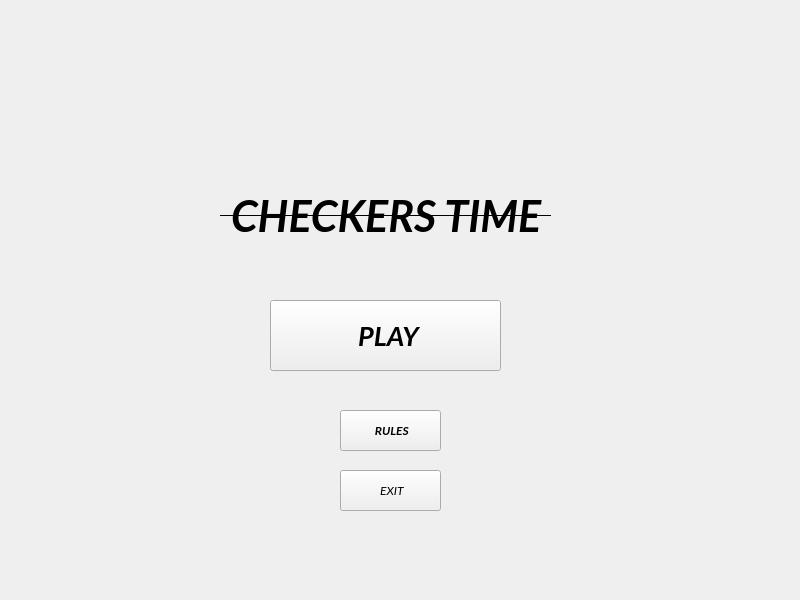
<?xml version="1.0" encoding="UTF-8"?>
<ui version="4.0">
 <class>MainWindow</class>
 <widget class="QMainWindow" name="MainWindow">
  <property name="geometry">
   <rect>
    <x>0</x>
    <y>0</y>
    <width>800</width>
    <height>600</height>
   </rect>
  </property>
  <property name="windowTitle">
   <string>MainWindow</string>
  </property>
  <widget class="QWidget" name="centralwidget">
   <widget class="QPushButton" name="play">
    <property name="geometry">
     <rect>
      <x>270</x>
      <y>300</y>
      <width>231</width>
      <height>71</height>
     </rect>
    </property>
    <property name="font">
     <font>
      <family>Lato</family>
      <pointsize>20</pointsize>
      <weight>75</weight>
      <italic>true</italic>
      <bold>true</bold>
     </font>
    </property>
    <property name="text">
     <string> PLAY</string>
    </property>
    <property name="icon">
     <iconset>
      <normaloff>3917025.png</normaloff>3917025.png</iconset>
    </property>
    <property name="iconSize">
     <size>
      <width>20</width>
      <height>20</height>
     </size>
    </property>
   </widget>
   <widget class="QPushButton" name="rules">
    <property name="geometry">
     <rect>
      <x>340</x>
      <y>410</y>
      <width>101</width>
      <height>41</height>
     </rect>
    </property>
    <property name="font">
     <font>
      <family>Lato</family>
      <weight>75</weight>
      <italic>true</italic>
      <bold>true</bold>
     </font>
    </property>
    <property name="text">
     <string> RULES</string>
    </property>
    <property name="icon">
     <iconset>
      <normaloff>info.png</normaloff>info.png</iconset>
    </property>
   </widget>
   <widget class="QPushButton" name="exit">
    <property name="geometry">
     <rect>
      <x>340</x>
      <y>470</y>
      <width>101</width>
      <height>41</height>
     </rect>
    </property>
    <property name="font">
     <font>
      <family>Lato</family>
      <italic>true</italic>
     </font>
    </property>
    <property name="text">
     <string> EXIT</string>
    </property>
    <property name="icon">
     <iconset>
      <normaloff>exit.png</normaloff>exit.png</iconset>
    </property>
   </widget>
   <widget class="QLabel" name="label">
    <property name="geometry">
     <rect>
      <x>220</x>
      <y>190</y>
      <width>331</width>
      <height>51</height>
     </rect>
    </property>
    <property name="font">
     <font>
      <family>Lato</family>
      <pointsize>32</pointsize>
      <weight>75</weight>
      <italic>true</italic>
      <bold>true</bold>
     </font>
    </property>
    <property name="frameShape">
     <enum>QFrame::HLine</enum>
    </property>
    <property name="text">
     <string>CHECKERS TIME</string>
    </property>
   </widget>
  </widget>
 </widget>
 <resources/>
 <connections/>
</ui>
